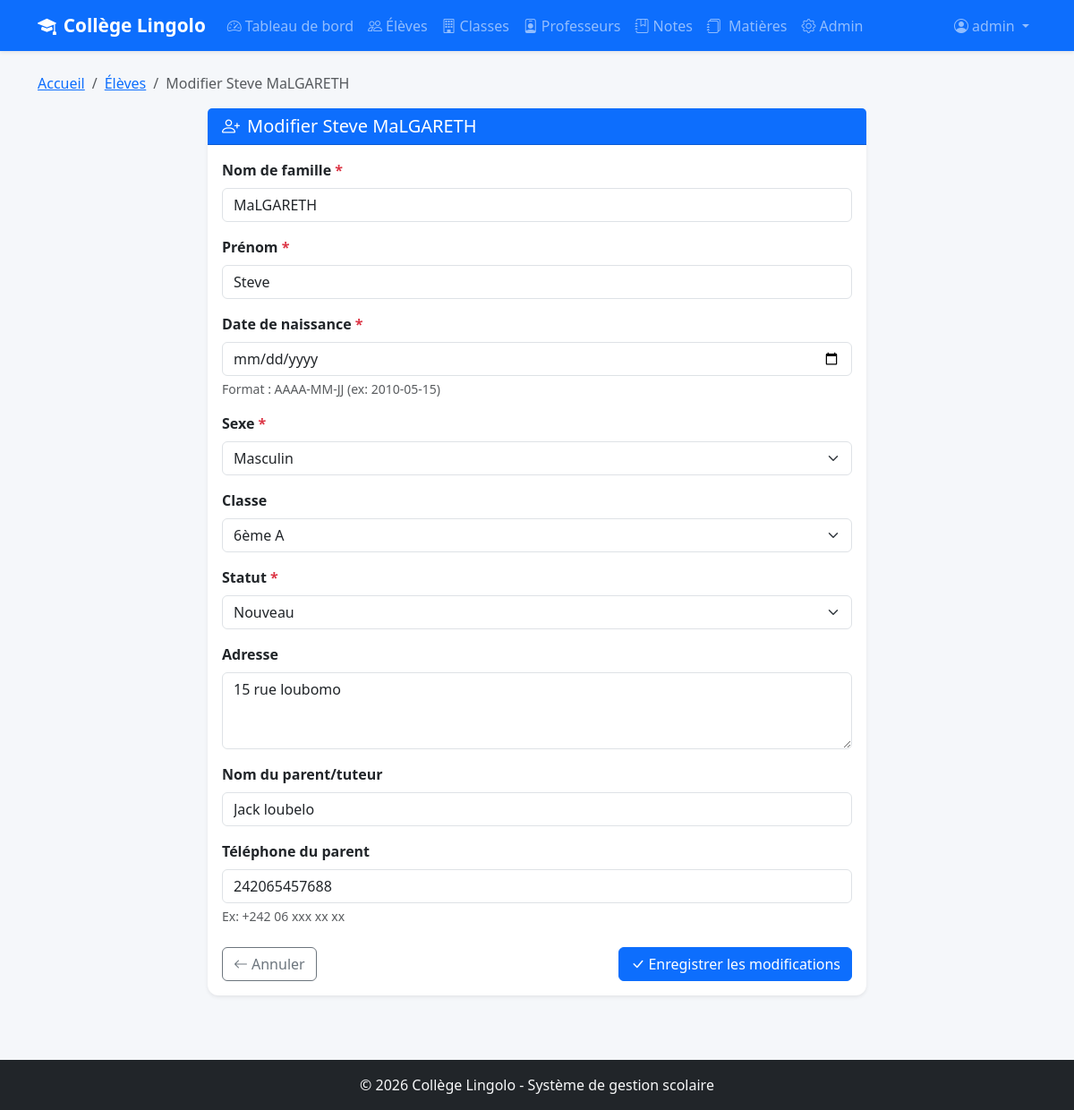
The app's page /eleves/1/modifier/ (signed in) with its own data.
### eleves/models.py (models this page shows, shortened)
class Eleve(models.Model):
    STATUTS = [
        ('nouveau', 'Nouveau'),
        ('redoublant', 'Redoublant'),
    ]
    SEXES = [
        ('M', 'Masculin'),
        ('F', 'Féminin'),
    ]
    nom = models.CharField(
        max_length=100,
        verbose_name="Nom de famille"
    )
    prenom = models.CharField(
        max_length=100,
        verbose_name="Prénom"
    )
    date_naissance = models.DateField(
        verbose_name="Date de naissance",
        help_text="Format : AAAA-MM-JJ (ex: 2010-05-15)"
    )
    sexe = models.CharField(
        max_length=1,
        choices=SEXES,
        default='M',
        verbose_name="Sexe"
    )
    classe = models.ForeignKey(
        Classe,
        on_delete=models.SET_NULL,       # Si la classe est supprimée → NULL
        null=True,                       # Autorise NULL en base de données
        blank=True,                      # Autorise le champ vide dans les forms
        related_name='eleves',           # classe.eleves.all() pour avoir les élèves
        verbose_name="Classe"
    )
    statut = models.CharField(
        max_length=20,
        choices=STATUTS,
        default='nouveau',
        verbose_name="Statut"
    )
    adresse = models.TextField(
        blank=True,                      # blank=True = champ optionnel dans les forms
        default='',                      # Valeur par défaut vide
        verbose_name="Adresse"
    )
    nom_parent = models.CharField(
        max_length=200,
        blank=True,
        default='',
        verbose_name="Nom du parent/tuteur"
    )
    telephone_parent = models.CharField(
        max_length=20,
        blank=True,
        default='',
        verbose_name="Téléphone du parent",
        help_text="Ex: +242 06 xxx xx xx"
    )
    date_inscription = models.DateTimeField(
        auto_now_add=True,
        verbose_name="Date d'inscription"
    )
    class Meta:
        verbose_name = "Élève"
        verbose_name_plural = "Élèves"
        ordering = ['classe', 'nom', 'prenom']  # Tri par classe puis nom

### eleves/views.py (the view)
# urls.py: path('eleves/<int:pk>/modifier/', views.modifier_eleve, name='modifier_eleve'),
@login_required
def modifier_eleve(request, pk):
    eleve = get_object_or_404(Eleve, pk=pk)
    if request.method == 'POST':
        form = EleveForm(request.POST, instance=eleve)
        if form.is_valid():
            form.save()
            return redirect('detail_eleve', pk=eleve.pk)
    else:
        form = EleveForm(instance=eleve)
    return render(request, 'eleves/formulaire_eleve.html', {
        'form': form,
        'titre': f'Modifier {eleve.prenom} {eleve.nom}',
        'bouton': 'Enregistrer les modifications',
    })

### eleves/models.py (called while the page is built)
    def __str__(self):
        return f"{self.get_niveau_display()} {self.lettre}"

### eleves/templates/eleves/formulaire_eleve.html (shortened to what this page needs)
{% extends 'eleves/base.html' %}
{% block content %}
<nav aria-label="breadcrumb" class="mb-3">
    <ol class="breadcrumb">
        <li class="breadcrumb-item"><a href="{% url 'dashboard' %}">Accueil</a></li>
        <li class="breadcrumb-item"><a href="{% url 'liste_eleves' %}">Élèves</a></li>
        <li class="breadcrumb-item active">{{ titre }}</li>
    </ol>
</nav>
<div class="row justify-content-center">
    <div class="col-lg-8">
        <div class="card border-0 shadow-sm">
            <div class="card-header bg-primary text-white">
                <h5 class="mb-0">
                    <i class="bi bi-person-plus me-2"></i>{{ titre }}
                </h5>
            </div>
            <div class="card-body">
                <form method="POST">
                    {% for field in form %}
                    <div class="mb-3">
                        <label for="{{ field.id_for_label }}" class="form-label fw-semibold">
                            {{ field.label }}
                            {% if field.field.required %}
                                <span class="text-danger">*</span>
                            {% endif %}
                        </label>
                        {{ field }}
                        {% if field.help_text %}
                            <div class="form-text text-muted">{{ field.help_text }}</div>
                        {% endif %}
                    </div>
                    {% endfor %}
                    <div class="d-flex justify-content-between mt-4">
                        <a href="{% url 'liste_eleves' %}" class="btn btn-outline-secondary">
                            <i class="bi bi-arrow-left me-1"></i>Annuler
                        </a>
                        <button type="submit" class="btn btn-primary">
                            <i class="bi bi-check-lg me-1"></i>{{ bouton }}
                        </button>
                    </div>
                </form>
            </div>
        </div>
    </div>
</div>
{% endblock %}

### eleves/templates/eleves/base.html (shortened to what this page needs)
{% load static %}
<!DOCTYPE html>
<html lang="fr">
<head>
    <link href="https://cdn.jsdelivr.net/npm/bootstrap@5.3.3/dist/css/bootstrap.min.css"
          rel="stylesheet">
    <link href="https://cdn.jsdelivr.net/npm/bootstrap-icons@1.11.3/font/bootstrap-icons.min.css"
          rel="stylesheet">
    <link href="{% static 'css/style.css' %}" rel="stylesheet">
</head>
<body>
    <nav class="navbar navbar-expand-lg navbar-dark bg-primary shadow-sm">
        <div class="container">
            <a class="navbar-brand fw-bold" href="{% url 'dashboard' %}">
                <i class="bi bi-mortarboard-fill me-2"></i>Collège Lingolo
            </a>
            <div class="collapse navbar-collapse" id="navbarNav">
                <ul class="navbar-nav me-auto">
                    <li class="nav-item">
                        <a class="nav-link" href="{% url 'dashboard' %}">
                            <i class="bi bi-speedometer2 me-1"></i>Tableau de bord
                        </a>
                    </li>
                    <li class="nav-item">
                        <a class="nav-link" href="{% url 'liste_eleves' %}">
                            <i class="bi bi-people me-1"></i>Élèves
                        </a>
                    </li>
                    <li class="nav-item">
                        <a class="nav-link" href="{% url 'liste_classes' %}">
                            <i class="bi bi-building me-1"></i>Classes
                        </a>
                    </li>
                    <li class="nav-item">
                        <a class="nav-link" href="{% url 'liste_professeurs' %}">
                            <i class="bi bi-person-badge me-1"></i>Professeurs
                        </a>
                    </li>
                    <li class="nav-item">
                        <a class="nav-link" href="{% url 'liste_notes' %}">
                            <i class="bi bi-journal-bookmark me-1"></i>Notes
                        </a>
                    </li>
                    <li class="nav-item">
                        <a class="nav-link" href="{% url 'liste_matieres' %}">
                           <i class="bi bi-journals me-1"></i> Matières</a>
                    </li>
                    {% if user.is_superuser %}
                    <li class="nav-item">
                        <a class="nav-link" href="{% url 'admin:index' %}">
                            <i class="bi bi-gear me-1"></i>Admin
                        </a>
                    </li>
                    {% endif %}
                </ul>
                <ul class="navbar-nav">
                    <li class="nav-item dropdown">
                        <a class="nav-link dropdown-toggle" href="#"
                           role="button" data-bs-toggle="dropdown">
                            <i class="bi bi-person-circle me-1"></i>{{ user.username }}
                        </a>
                    </li>
                </ul>
            </div>
        </div>
    </nav>
    <main class="container my-4">
        {% block content %}{% endblock %}
    </main>
    <footer class="bg-dark text-light py-3 mt-5">
        <div class="container text-center">
            <p class="mb-0">
                &copy; 2026 Collège Lingolo - Système de gestion scolaire
            </p>
        </div>
    </footer>
</body>
</html>

### static/css/style.css (style rules this page uses)
body { background-color: #f5f7fa; min-height: 100vh; display: flex; flex-direction: column; }
main { flex: 1; }
.card { border-radius: 12px; transition: transform 0.2s ease; }
.navbar-brand { font-size: 1.3rem; }
footer { margin-top: auto; }

### records on screen
Eleve: form "MaLGARETH" "Steve" "Masculin" "6ème A" "Nouveau" "15 rue loubomo" "Jack loubelo" "242065457688"

### other values on screen
{{ user.username }} "admin"
{{ titre }} "Modifier Steve MaLGARETH"
{{ field.label }} "Nom de famille" "Prénom" "Date de naissance" "Sexe" "Classe" "Statut" "Adresse" "Nom du parent/tuteur" "Téléphone du parent"
{{ field.help_text }} "Format : AAAA-MM-JJ (ex: 2010-05-15)" "Ex: +242 06 xxx xx xx"
{{ bouton }} "Enregistrer les modifications"
